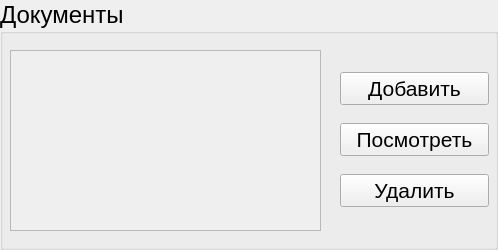
        <widget class="QGroupBox" name="groupBoxDocuments">
         <property name="sizePolicy">
          <sizepolicy hsizetype="Preferred" vsizetype="Fixed">
           <horstretch>0</horstretch>
           <verstretch>0</verstretch>
          </sizepolicy>
         </property>
         <property name="minimumSize">
          <size>
           <width>400</width>
           <height>250</height>
          </size>
         </property>
         <property name="sizeIncrement">
          <size>
           <width>0</width>
           <height>400</height>
          </size>
         </property>
         <property name="font">
          <font>
           <pointsize>18</pointsize>
          </font>
         </property>
         <property name="title">
          <string>Документы</string>
         </property>
         <widget class="CustomListWidget" name="Documents">
          <property name="geometry">
           <rect>
            <x>10</x>
            <y>50</y>
            <width>311</width>
            <height>181</height>
           </rect>
          </property>
          <property name="sizePolicy">
           <sizepolicy hsizetype="Preferred" vsizetype="MinimumExpanding">
            <horstretch>0</horstretch>
            <verstretch>0</verstretch>
           </sizepolicy>
          </property>
          <property name="styleSheet">
           <string notr="true"/>
          </property>
          <property name="frameShape">
           <enum>QFrame::StyledPanel</enum>
          </property>
          <property name="frameShadow">
           <enum>QFrame::Sunken</enum>
          </property>
          <property name="verticalScrollBarPolicy">
           <enum>Qt::ScrollBarAsNeeded</enum>
          </property>
          <property name="horizontalScrollBarPolicy">
           <enum>Qt::ScrollBarAsNeeded</enum>
          </property>
          <property name="widgetResizable">
           <bool>true</bool>
          </property>
          <property name="alignment">
           <set>Qt::AlignJustify|Qt::AlignTop</set>
          </property>
         </widget>
         <widget class="QWidget" name="layoutWidget_5">
          <property name="geometry">
           <rect>
            <x>340</x>
            <y>60</y>
            <width>149</width>
            <height>161</height>
           </rect>
          </property>
          <layout class="QVBoxLayout" name="verticalLayout_8">
           <item>
            <widget class="QPushButton" name="addDocument">
             <property name="font">
              <font>
               <pointsize>16</pointsize>
              </font>
             </property>
             <property name="focusPolicy">
              <enum>Qt::NoFocus</enum>
             </property>
             <property name="text">
              <string>Добавить</string>
             </property>
            </widget>
           </item>
           <item>
            <widget class="QPushButton" name="viewDocument">
             <property name="font">
              <font>
               <pointsize>16</pointsize>
              </font>
             </property>
             <property name="focusPolicy">
              <enum>Qt::NoFocus</enum>
             </property>
             <property name="text">
              <string>Посмотреть</string>
             </property>
            </widget>
           </item>
           <item>
            <widget class="QPushButton" name="removeDocument">
             <property name="font">
              <font>
               <pointsize>16</pointsize>
              </font>
             </property>
             <property name="focusPolicy">
              <enum>Qt::NoFocus</enum>
             </property>
             <property name="text">
              <string>Удалить</string>
             </property>
            </widget>
           </item>
          </layout>
         </widget>
        </widget>
